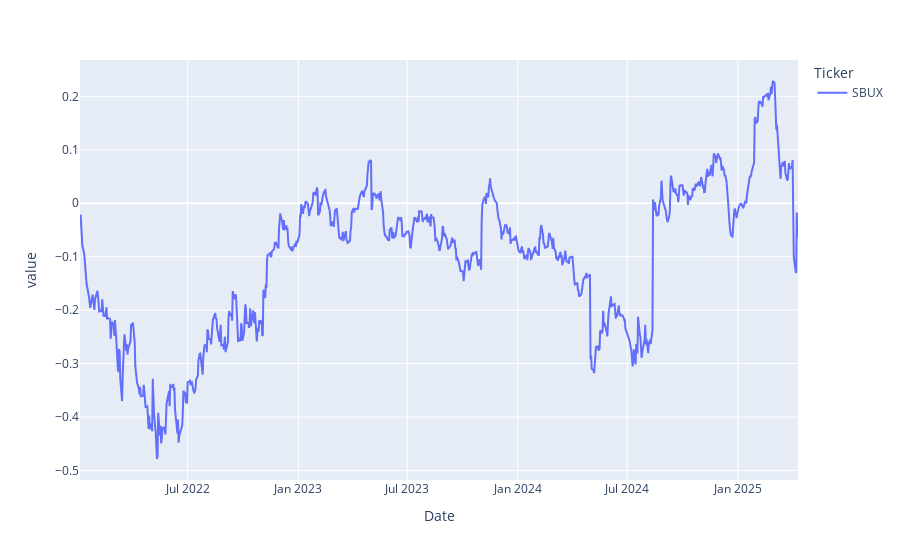

Notebook code cell kept with this figure:
### Code cell
data['Close'].pct_change(1).cumsum().plot(backend='plotly')

### Figure 1 — Plotly figure (JSON) as saved in the notebook; plotly's stock layout.template omitted (floating-point values rounded to 4 significant figures; data arrays with more than 128 entries replaced by an {"elided": "..."} marker saying what was removed)
{"data": [{"hovertemplate": "Ticker=SBUX<br>Date=%{x}<br>value=%{y}<extra></extra>", "legendgroup": "SBUX", "line": {"color": "#636efa", "dash": "solid"}, "marker": {"symbol": "circle"}, "mode": "lines", "name": "SBUX", "orientation": "v", "showlegend": true, "type": "scatter", "x": {"elided": "822 str values"}, "xaxis": "x", "y": {"elided": "822 float values"}, "yaxis": "y"}], "layout": {"legend": {"title": {"text": "Ticker"}, "tracegroupgap": 0}, "margin": {"t": 60}, "xaxis": {"anchor": "y", "domain": [0, 1], "title": {"text": "Date"}}, "yaxis": {"anchor": "x", "domain": [0, 1], "title": {"text": "value"}}}}
